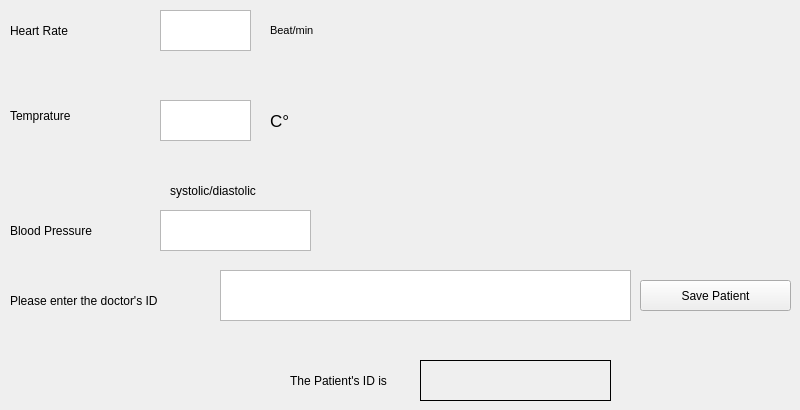
      <widget class="QWidget" name="patsigns">
       <attribute name="title">
        <string>Medical signs</string>
       </attribute>
       <widget class="QLabel" name="label_7">
        <property name="geometry">
         <rect>
          <x>10</x>
          <y>20</y>
          <width>81</width>
          <height>21</height>
         </rect>
        </property>
        <property name="text">
         <string>Heart Rate</string>
        </property>
       </widget>
       <widget class="QLabel" name="label_8">
        <property name="geometry">
         <rect>
          <x>10</x>
          <y>100</y>
          <width>81</width>
          <height>31</height>
         </rect>
        </property>
        <property name="text">
         <string>Temprature</string>
        </property>
       </widget>
       <widget class="QLabel" name="label_9">
        <property name="geometry">
         <rect>
          <x>10</x>
          <y>210</y>
          <width>111</width>
          <height>41</height>
         </rect>
        </property>
        <property name="text">
         <string>Blood Pressure</string>
        </property>
       </widget>
       <widget class="QLabel" name="label_10">
        <property name="geometry">
         <rect>
          <x>270</x>
          <y>20</y>
          <width>91</width>
          <height>21</height>
         </rect>
        </property>
        <property name="font">
         <font>
          <pointsize>8</pointsize>
         </font>
        </property>
        <property name="text">
         <string>Beat/min</string>
        </property>
       </widget>
       <widget class="QLabel" name="label_11">
        <property name="geometry">
         <rect>
          <x>270</x>
          <y>110</y>
          <width>31</width>
          <height>21</height>
         </rect>
        </property>
        <property name="font">
         <font>
          <pointsize>13</pointsize>
         </font>
        </property>
        <property name="text">
         <string>C°</string>
        </property>
       </widget>
       <widget class="QLabel" name="label_13">
        <property name="geometry">
         <rect>
          <x>170</x>
          <y>180</y>
          <width>121</width>
          <height>21</height>
         </rect>
        </property>
        <property name="text">
         <string>systolic/diastolic</string>
        </property>
       </widget>
       <widget class="QTextEdit" name="patrate">
        <property name="geometry">
         <rect>
          <x>160</x>
          <y>10</y>
          <width>91</width>
          <height>41</height>
         </rect>
        </property>
       </widget>
       <widget class="QTextEdit" name="pattemp">
        <property name="geometry">
         <rect>
          <x>160</x>
          <y>100</y>
          <width>91</width>
          <height>41</height>
         </rect>
        </property>
       </widget>
       <widget class="QTextEdit" name="patsyspress">
        <property name="geometry">
         <rect>
          <x>160</x>
          <y>210</y>
          <width>151</width>
          <height>41</height>
         </rect>
        </property>
       </widget>
       <widget class="QPushButton" name="savepat">
        <property name="geometry">
         <rect>
          <x>640</x>
          <y>280</y>
          <width>151</width>
          <height>31</height>
         </rect>
        </property>
        <property name="sizePolicy">
         <sizepolicy hsizetype="Preferred" vsizetype="Preferred">
          <horstretch>0</horstretch>
          <verstretch>0</verstretch>
         </sizepolicy>
        </property>
        <property name="font">
         <font>
          <weight>50</weight>
          <bold>false</bold>
          <underline>false</underline>
         </font>
        </property>
        <property name="mouseTracking">
         <bool>false</bool>
        </property>
        <property name="text">
         <string>Save Patient</string>
        </property>
       </widget>
       <widget class="QLabel" name="label_21">
        <property name="geometry">
         <rect>
          <x>10</x>
          <y>280</y>
          <width>201</width>
          <height>41</height>
         </rect>
        </property>
        <property name="text">
         <string>Please enter the doctor's ID</string>
        </property>
       </widget>
       <widget class="QTextEdit" name="patdoc">
        <property name="geometry">
         <rect>
          <x>220</x>
          <y>270</y>
          <width>411</width>
          <height>51</height>
         </rect>
        </property>
       </widget>
       <widget class="QLabel" name="label_14">
        <property name="geometry">
         <rect>
          <x>290</x>
          <y>360</y>
          <width>141</width>
          <height>41</height>
         </rect>
        </property>
        <property name="text">
         <string>The Patient's ID is</string>
        </property>
       </widget>
       <widget class="QLabel" name="label_57">
        <property name="geometry">
         <rect>
          <x>420</x>
          <y>360</y>
          <width>191</width>
          <height>41</height>
         </rect>
        </property>
        <property name="frameShape">
         <enum>QFrame::Box</enum>
        </property>
        <property name="text">
         <string/>
        </property>
       </widget>
      </widget>
